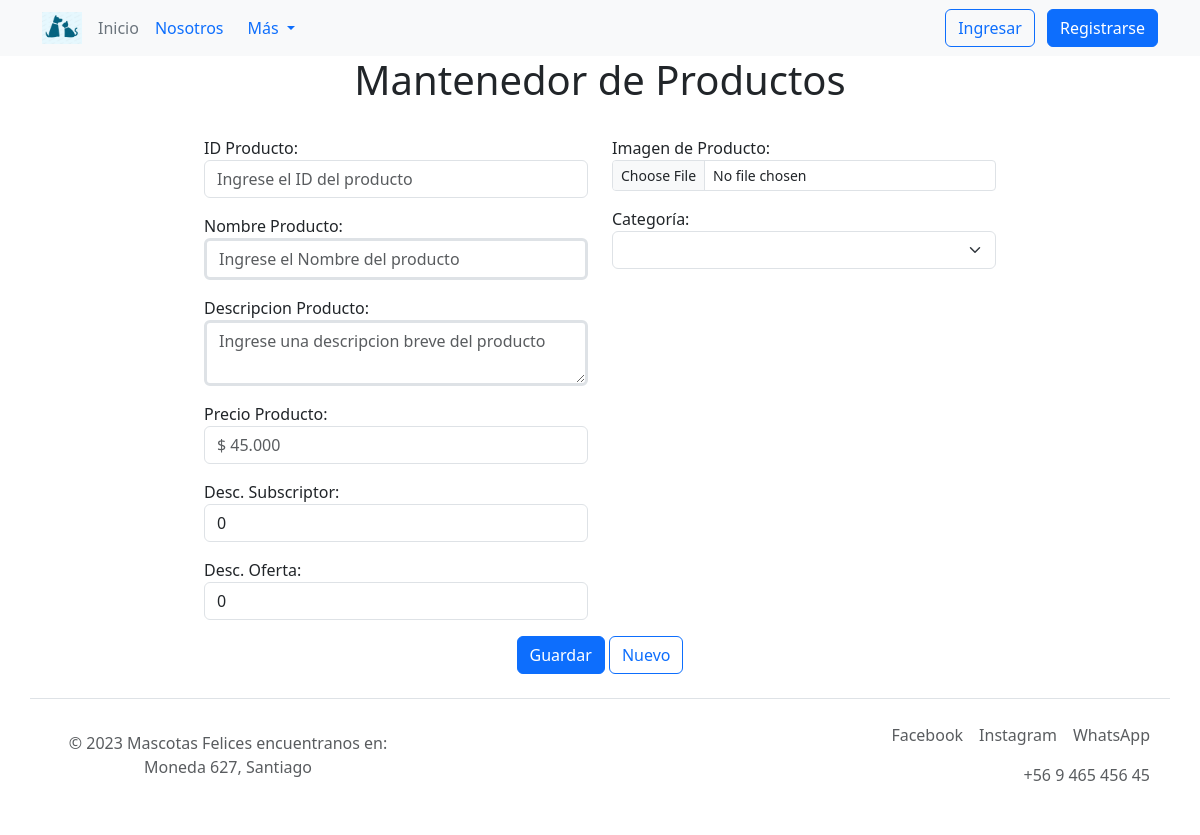
The page /productos/ins/-1 on the database as committed earlier.
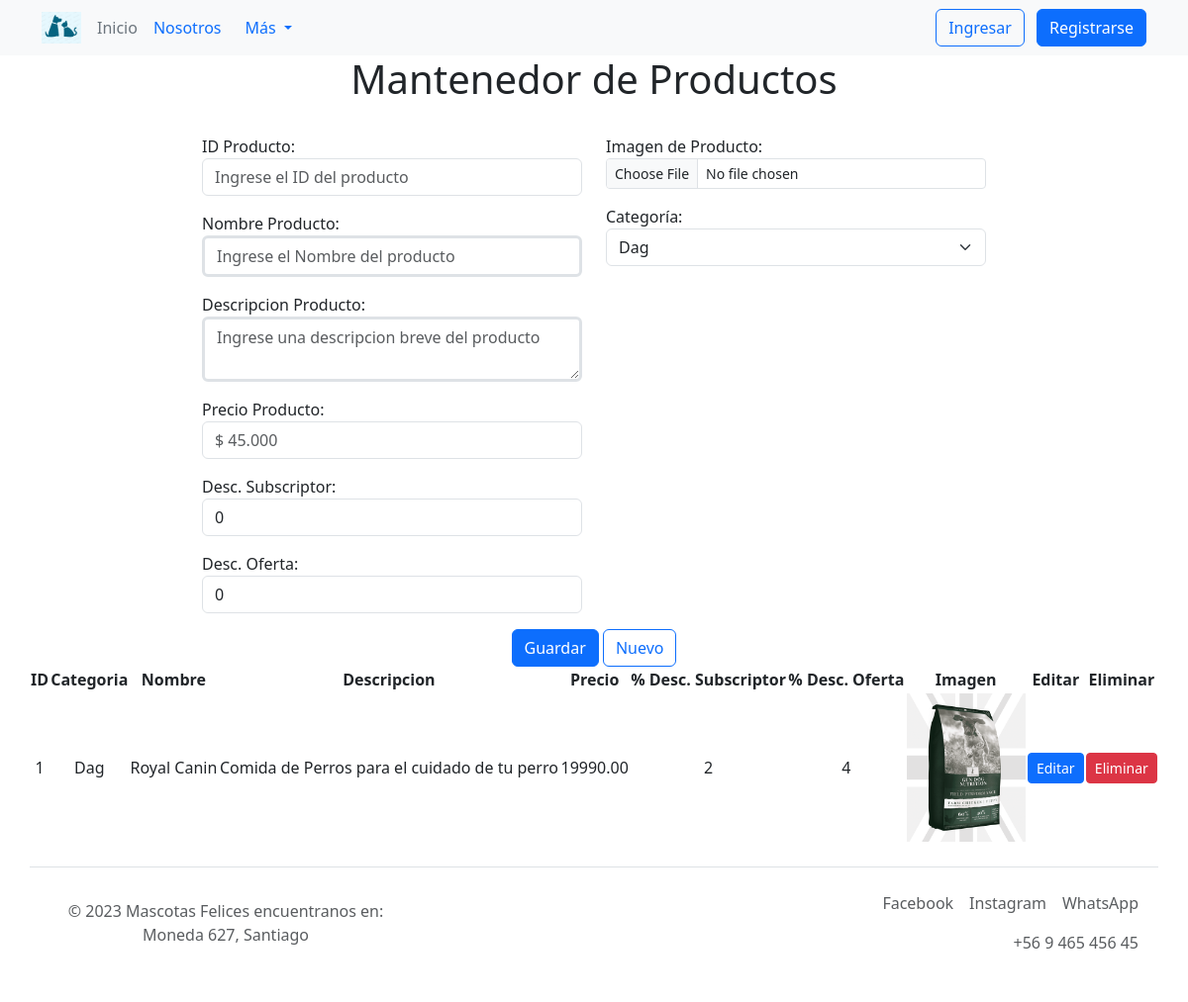
The same page on the database as committed later.
### core/models.py (models this page shows, shortened)
class Producto(models.Model):
    idProducto = models.CharField(max_length=6, primary_key=True, verbose_name="ID Producto")
    nombreProducto = models.CharField(max_length=80, blank=False, null=False, verbose_name="Nombre Producto")
    descripcionProducto = models.CharField(max_length=80, null=True, blank=True, verbose_name="Descripcion Producto")
    precioProducto = models.DecimalField(max_digits=10, decimal_places=2, verbose_name="Precio Producto")
    descuento_subscriptor = models.IntegerField(default=0, validators=[MinValueValidator(0), MaxValueValidator(100)], verbose_name="Desc. Subscriptor")
    descuento_oferta = models.IntegerField(default=0, validators=[MinValueValidator(0), MaxValueValidator(100)], verbose_name="Desc. Oferta")
    imagenProducto = models.ImageField(upload_to="images/", default="sinfoto.jpg", null=False, blank=False, verbose_name="Imagen Producto")
    categoriaProducto = models.ForeignKey(CategoriaProducto, on_delete=models.DO_NOTHING, verbose_name="Categoria Producto")

class CategoriaProducto(models.Model):
    idCategoria = models.IntegerField(primary_key=True, verbose_name="Id de categoría")
    nombreCategoria = models.CharField(max_length=80, blank=False, null=False, verbose_name="Nombre de la categoría")
    def __str__(self):
        return self.nombreCategoria

### core/views.py (the view, shortened to what this page needs)
def productos(request, action, id):
    data = {'titulo': 'Admin. Productos',
            "mesg": "",
            "form": ProductoForm,
            "action": action,
            "id": id}
    if action == 'ins':
        if request.method == "POST":
            form = ProductoForm(request.POST, request.FILES)
            if form.is_valid:
                try:
                    form.save()
                    data["mesg"] = "¡El Producto fue creado correctamente!"
                except:
                    data["mesg"] = "¡No se pueden crear dos productos con el mismo id!"
    data["list"] = Producto.objects.all().order_by('idProducto')
    return render(request, 'core/productos.html',data)

### core/templates/core/productos.html (shortened to what this page needs)
{% extends 'core/base.html' %}
{% load static %}
{% block content %}
<h1 class="container">Mantenedor de Productos</h1>
<br><br>
{% if form %}
<form class="row g-4" method="POST" action="" enctype="multipart/form-data" id="formulario1">
  <div class="container-fluid">
    <div class="row justify-content-center">
      <div class="col-sm-12 col-md-4 col-lg-4">
        <div class="col mb-3">
          {{ form.idProducto.label_tag }}
          {{ form.idProducto }}
        </div>
        <div class="col mb-3">
          {{ form.nombreProducto.label_tag }}
          {{ form.nombreProducto }}
        </div>
        <div class="col mb-3">
          {{ form.descripcionProducto.label_tag }}
          {{ form.descripcionProducto }}
        </div>
        <div class="col mb-3">
          {{ form.precioProducto.label_tag }}
          {{ form.precioProducto }}
        </div>
        <div class="col mb-3">
          {{ form.descuento_subscriptor.label_tag }}
          {{ form.descuento_subscriptor }}
        </div>
        <div class="col mb-3">
          {{ form.descuento_oferta.label_tag }}
          {{ form.descuento_oferta }}
        </div>
      </div>
      <div class="col-sm-12 col-md-4 col-lg-4">
        <div class="col mb-3">
          {{ form.imagenProducto.label_tag }}
          {{ form.imagenProducto }}
        </div>
        <div class="col mb-3">
          {{ form.categoriaProducto.label_tag }}
          {{ form.categoriaProducto }}
        </div>
      </div>
    <div class="row" id="botones">
      <div class="col text-center">
        <input type="submit" class="btn btn-primary" id="id_guardar" value="Guardar">
        <a class="btn btn-outline-primary" href="{% url 'productos' 'ins' -1 %}">Nuevo</a>
      </div>
    </div>
  </div>
</form>
{% endif %}
{% if list %}
<table class="container">
  <thead>
    <tr>
        <th>ID</th>
        <th>Categoria</th>
        <th>Nombre</th>
        <th>Descripcion</th>
        <th>Precio</th>
        <th>% Desc. Subscriptor</th>
        <th>% Desc. Oferta</th>
        <th>Imagen</th>
        <th>Editar</th>
        <th>Eliminar</th>
    </tr>
  </thead>
  <tbody>
    {% for producto in list %}
    <tr>
        <td>{{ producto.idProducto }}</td>
        <td>{{ producto.categoriaProducto }}</td>
        <td>{{ producto.nombreProducto }}</td>
        <td>{{ producto.descripcionProducto }}</td>
        <td>{{ producto.precioProducto }}</td>
        <td>{{ producto.descuento_subscriptor }}</td>
        <td>{{ producto.descuento_oferta }}</td>
        <td><img src="/media/{{ producto.imagenProducto }}" style="height: 150px;" alt=""></td>
        <td><a href="{% url 'productos' 'upd' producto.idProducto %}"
            class="btn btn-primary btn-sm">Editar</a></td>
        <td><a href="{% url 'productos' 'del' producto.idProducto %}"
            class="btn btn-danger btn-sm">Eliminar</a></td>
    </tr>
    {% endfor %}
  </tbody>
</table>
{% endif %}
{% endblock %}

### core/templates/core/base.html (shortened to what this page needs)
{% load static %}
<!DOCTYPE html>
<html lang="en">
  <head>
    <link rel="stylesheet" href="{% static 'core/css/style.css' %}" />
    <link
      rel="stylesheet"
      type="text/css"
      href="//cdn.jsdelivr.net/npm/slick-carousel@1.8.1/slick/slick.css"
    />
    <link
      rel="stylesheet"
      type="text/css"
      href="//cdn.jsdelivr.net/npm/slick-carousel@1.8.1/slick/slick-theme.css"
    />
    <link
      href="https://cdn.jsdelivr.net/npm/bootstrap@5.3.0-alpha2/dist/css/bootstrap.min.css"
      rel="stylesheet"
    />
  </head>
  <body>
    {% include 'core/navbar.html' %}
    <div>
        {% block content %}
        {% endblock %}
    </div>
    {% include 'core/footer.html' %}
  </body>
</html>

### core/templates/core/navbar.html (shortened to what this page needs)
{% load static %}
<nav class="navbar navbar-expand-lg bg-body-tertiary">
    <div class="container">
      <a href="/" class="d-flex align-items-center mb-2 mb-lg-0 text-white text-decoration-none">
        <img src="{% static 'core/img/icon.png' %}" class="bi me-2" width="40" height="32" role="img" aria-label="Bootstrap"></img>
      </a>
      <div class="collapse navbar-collapse" id="navbarSupportedContent">
        <ul class="nav col-12 col-lg-auto me-lg-auto mb-2 justify-content-center mb-md-0">
          <li><a href="{% url 'home' %}" class="nav-link px-2 text-secondary">Inicio</a></li>
          <li><a href="{% url 'nosotros' %}" class="nav-link px-2 text-primary">Nosotros</a></li>
          <li class="nav-item dropdown">
            <a class="nav-link dropdown-toggle" href="#" role="button" data-bs-toggle="dropdown" aria-expanded="false">
              Más
            </a>
          </li>
        </ul>
        <div class="text-end">
          <a href="{% url 'login' %}"><button type="button" class="btn btn-outline-primary me-2">Ingresar</button></a>
          <a href="{% url 'registro' %}"><button type="button" class="btn btn-primary">Registrarse</button></a>
        </div>
      </div>
    </div>
  </nav>

### core/templates/core/footer.html (shortened to what this page needs)
    <footer
      class="d-flex flex-wrap justify-content-between align-items-center py-3 my-4 border-top container"
    >
      <p class="col-md-4 mb-0 text-body-secondary">
        © 2023 Mascotas Felices encuentranos en: Moneda 627, Santiago
      </p>
      <a
        href="/"
        class="col-md-4 d-flex align-items-center justify-content-center mb-3 mb-md-0 me-md-auto link-body-emphasis text-decoration-none"
      >
        <svg class="bi me-2" width="40" height="32">
          <use xlink:href="#bootstrap"></use>
        </svg>
      </a>
      <ul class="nav col-md-4 justify-content-end">
        <li class="nav-item">
          <a href="#" class="nav-link px-2 text-body-secondary">Facebook</a>
        </li>
        <li class="nav-item">
          <a href="#" class="nav-link px-2 text-body-secondary">Instagram</a>
        </li>
        <li class="nav-item">
          <a href="#" class="nav-link px-2 text-body-secondary">WhatsApp</a>
        </li>
        <li class="nav-item">
          <a href="#" class="nav-link px-2 text-body-secondary"
            >+56 9 465 456 45</a
          >
        </li>
      </ul>
    </footer>

### core/static/core/css/style.css (style rules this page uses)
.container { text-align: center; }
input[type="text"], input[type="email"], input[type="password"], textarea { border-width: 3px !important; }

Rows that differ between the two databases and show on the page:
added Producto: idProducto "1", categoriaProducto "Dag", nombreProducto "Royal Canin", descripcionProducto "Comida de Perros para el cuidado de tu perro", precioProducto "19990.00", descuento_subscriptor "2", descuento_oferta "4", imagenProducto (picture)
Other text that changed with them:
form field categoriaProducto: (not shown) → "Dag"
text now shown: "ID Categoria Nombre Descripcion Precio % Desc. Subscriptor % Desc. Oferta Imagen Editar Eliminar"
